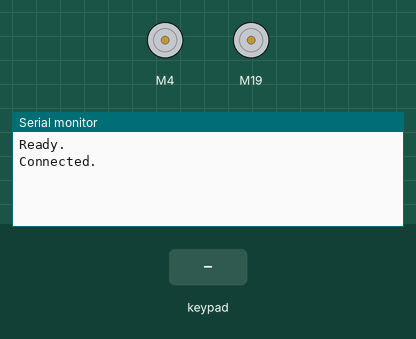
Bench run of a sketch on a simulated ESP32. On the bench: 2 × DC motor (green arrow = forward, orange = backward, longer = faster), the last lines printed to the serial monitor. The inputs (shaded band) are chosen by the test bench. Nothing arrives over Bluetooth unless stated.

Above: at 1.2 s.
1.3 s: key 'U' pressed
At 2.5 s:
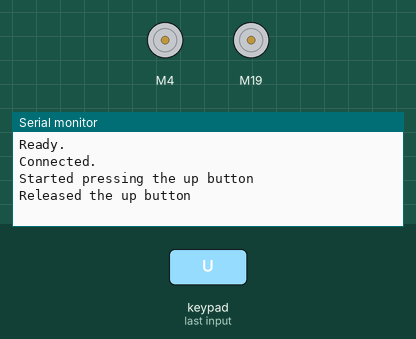
3.0 s: key 'D' pressed
At 4.2 s:
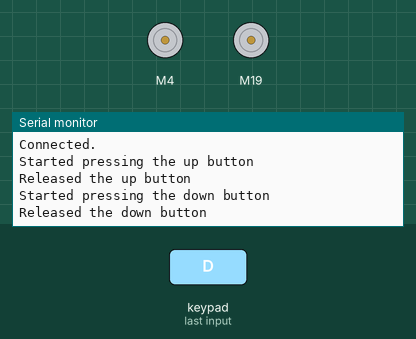
4.9 s: key 'L' pressed
At 5.8 s:
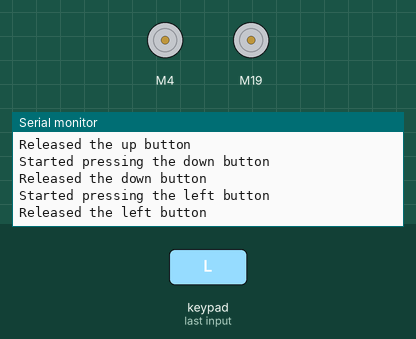
6.9 s: key 'R' pressed
At 8.5 s:
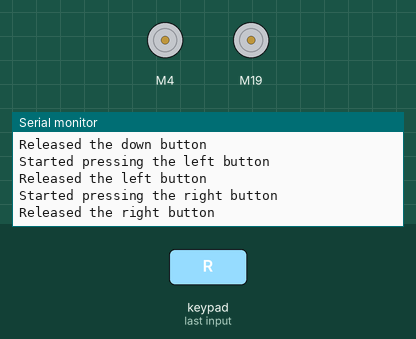
8.9 s: key '+' pressed
At 10.5 s:
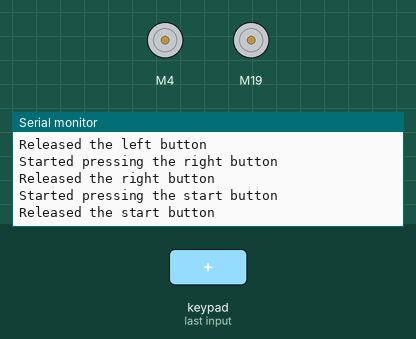
10.8 s: key '-' pressed
At 12.2 s:
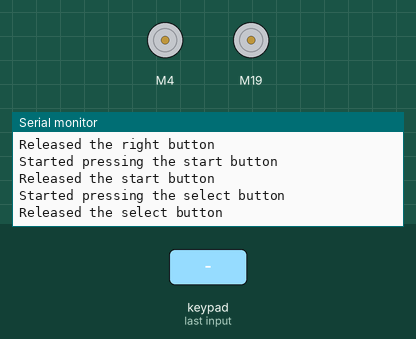

Measured:
- after the input at 1.3 s, the serial monitor: prints a new line at once (image 1)
- after the input at 3.0 s, the serial monitor: prints a new line at once (image 2)
- after the input at 4.9 s, the serial monitor: prints a new line at once (image 3)
- after the input at 6.9 s, the serial monitor: prints a new line at once (image 4)
- after the input at 8.9 s, the serial monitor: prints a new line at once (image 5)
- after the input at 10.8 s, the serial monitor: prints a new line at once (image 6)

The sketch:

sketch_ps3.ino
```cpp
#include <Ps3Controller.h>
#include <TB6612FNG.h>

// 5 - Standby pin
// 2 - AIN1 pin
// 4 - AIN2 pin
// 15 - PWMA pin
// 18 - BIN1 pin
// 19 - BIN2 pin
// 21 - PWMB pin
// These pins are in a straight line on the left side of WEMOS LOLIN32 board (skip 34 and 35 as they are input-only).
// To reverse forward motor direction, switch the AIN1 and AIN2 or BIN1 and BIN2 pin numbers.
Tb6612fng motors(5, 4, 2, 15, 19, 18, 21);

int player = 0;
int battery = 0;

void notify()
{

    //--------------- Digital D-pad button events --------------
    if( Ps3.event.button_down.up ){
        Serial.println("Started pressing the up button");
        motors.drive(1, 200, false);
    }
    if( Ps3.event.button_up.up ){
        Serial.println("Released the up button");
        motors.brake();
    }

    if( Ps3.event.button_down.right ){
        Serial.println("Started pressing the right button");
        motors.drive(-1.0, 1.0, 500, false);
    }
    if( Ps3.event.button_up.right ){
        Serial.println("Released the right button");
        motors.brake();
    }

    if( Ps3.event.button_down.down ){
        Serial.println("Started pressing the down button");
        motors.drive(-1, 200, false);
    }
    if( Ps3.event.button_up.down ){
        Serial.println("Released the down button");
        motors.brake();
    }

    if( Ps3.event.button_down.left ){
        Serial.println("Started pressing the left button");
        motors.drive(1.0, -1.0, 500, false);
    }
    if( Ps3.event.button_up.left ){
        Serial.println("Released the left button");
        motors.brake();
    }

    //------------- Digital shoulder button events -------------
    if( Ps3.event.button_down.l1 )
        Serial.println("Started pressing the left shoulder button");
    if( Ps3.event.button_up.l1 )
        Serial.println("Released the left shoulder button");

    if( Ps3.event.button_down.r1 )
        Serial.println("Started pressing the right shoulder button");
    if( Ps3.event.button_up.r1 )
        Serial.println("Released the right shoulder button");

    //-------------- Digital trigger button events -------------
    if( Ps3.event.button_down.l2 )
        Serial.println("Started pressing the left trigger button");
    if( Ps3.event.button_up.l2 )
        Serial.println("Released the left trigger button");

    if( Ps3.event.button_down.r2 )
        Serial.println("Started pressing the right trigger button");
    if( Ps3.event.button_up.r2 )
        Serial.println("Released the right trigger button");

    //--------------- Digital stick button events --------------
    if( Ps3.event.button_down.l3 )
        Serial.println("Started pressing the left stick button");
    if( Ps3.event.button_up.l3 )
        Serial.println("Released the left stick button");

    if( Ps3.event.button_down.r3 )
        Serial.println("Started pressing the right stick button");
    if( Ps3.event.button_up.r3 )
        Serial.println("Released the right stick button");

    //---------- Digital select/start/ps button events ---------
    if( Ps3.event.button_down.select )
        Serial.println("Started pressing the select button");
    if( Ps3.event.button_up.select )
        Serial.println("Released the select button");

    if( Ps3.event.button_down.start )
        Serial.println("Started pressing the start button");
    if( Ps3.event.button_up.start )
        Serial.println("Released the start button");

    if( Ps3.event.button_down.ps )
        Serial.println("Started pressing the Playstation button");
    if( Ps3.event.button_up.ps )
        Serial.println("Released the Playstation button");


    //---------------- Analog stick value events ---------------
   if( abs(Ps3.event.analog_changed.stick.lx) + abs(Ps3.event.analog_changed.stick.ly) > 2 ){
       Serial.print("Moved the left stick:");
       Serial.print(" x="); Serial.print(Ps3.data.analog.stick.lx, DEC);
       Serial.print(" y="); Serial.print(Ps3.data.analog.stick.ly, DEC);
       Serial.println();
    }

   if( abs(Ps3.event.analog_changed.stick.rx) + abs(Ps3.event.analog_changed.stick.ry) > 2 ){
       Serial.print("Moved the right stick:");
       Serial.print(" x="); Serial.print(Ps3.data.analog.stick.rx, DEC);
       Serial.print(" y="); Serial.print(Ps3.data.analog.stick.ry, DEC);
       Serial.println();
   }

   //--------------- Analog D-pad button events ----------------
   if( abs(Ps3.event.analog_changed.button.up) ){
       Serial.print("Pressing the up button: ");
       Serial.println(Ps3.data.analog.button.up, DEC);
   }

   if( abs(Ps3.event.analog_changed.button.right) ){
       Serial.print("Pressing the right button: ");
       Serial.println(Ps3.data.analog.button.right, DEC);
   }

   if( abs(Ps3.event.analog_changed.button.down) ){
       Serial.print("Pressing the down button: ");
       Serial.println(Ps3.data.analog.button.down, DEC);
   }

   if( abs(Ps3.event.analog_changed.button.left) ){
       Serial.print("Pressing the left button: ");
       Serial.println(Ps3.data.analog.button.left, DEC);
   }

   //---------- Analog shoulder/trigger button events ----------
   if( abs(Ps3.event.analog_changed.button.l1)){
       Serial.print("Pressing the left shoulder button: ");
       Serial.println(Ps3.data.analog.button.l1, DEC);
   }

   if( abs(Ps3.event.analog_changed.button.r1) ){
       Serial.print("Pressing the right shoulder button: ");
       Serial.println(Ps3.data.analog.button.r1, DEC);
   }

   if( abs(Ps3.event.analog_changed.button.l2) ){
       Serial.print("Pressing the left trigger button: ");
       Serial.println(Ps3.data.analog.button.l2, DEC);
   }

   if( abs(Ps3.event.analog_changed.button.r2) ){
       Serial.print("Pressing the right trigger button: ");
       Serial.println(Ps3.data.analog.button.r2, DEC);
   }

   //---- Analog cross/square/triangle/circle button events ----
   if( abs(Ps3.event.analog_changed.button.triangle)){
       Serial.print("Pressing the triangle button: ");
       Serial.println(Ps3.data.analog.button.triangle, DEC);
   }

   if( abs(Ps3.event.analog_changed.button.circle) ){
       Serial.print("Pressing the circle button: ");
       Serial.println(Ps3.data.analog.button.circle, DEC);
   }

   if( abs(Ps3.event.analog_changed.button.cross) ){
       Serial.print("Pressing the cross button: ");
       Serial.println(Ps3.data.analog.button.cross, DEC);
   }

   if( abs(Ps3.event.analog_changed.button.square) ){
       Serial.print("Pressing the square button: ");
       Serial.println(Ps3.data.analog.button.square, DEC);
   }

   //---------------------- Battery events ---------------------
    if( battery != Ps3.data.status.battery ){
        battery = Ps3.data.status.battery;
        Serial.print("The controller battery is ");
        if( battery == ps3_status_battery_charging )      Serial.println("charging");
        else if( battery == ps3_status_battery_full )     Serial.println("FULL");
        else if( battery == ps3_status_battery_high )     Serial.println("HIGH");
        else if( battery == ps3_status_battery_low)       Serial.println("LOW");
        else if( battery == ps3_status_battery_dying )    Serial.println("DYING");
        else if( battery == ps3_status_battery_shutdown ) Serial.println("SHUTDOWN");
        else Serial.println("UNDEFINED");
    }

}

void onConnect(){
    Serial.println("Connected.");
}

void setup()
{
    Serial.begin(115200);

    Ps3.attach(notify);
    Ps3.attachOnConnect(onConnect);
    Ps3.begin();
    motors.begin();

    Serial.println("Ready.");
}

void loop()
{

}
```
